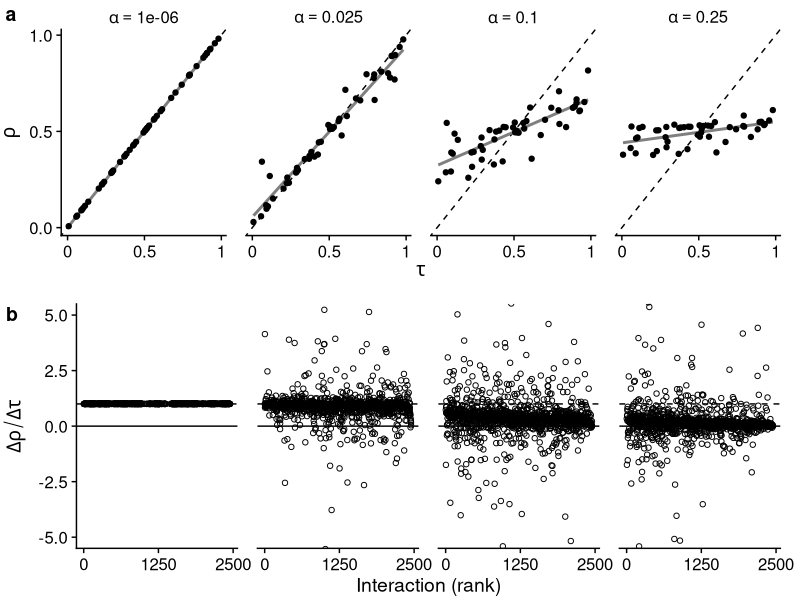

This figure's R source: (Note: this script raises an error after producing the figure.)
#!/usr/bin/env Rscript

library(tidyverse)
library(patchwork)
library(cowplot)
rlm <- MASS::rlm

set.seed(77845)

n <- 50
slope <- 1
grid_size <- 1

# Put points on a grid
unit_data <- tibble(
  id = 1:n,
  use = runif(n, 0, 1),
  x = runif(n, 0, grid_size),
  y = runif(n, 0, grid_size)
)

build_cross <- function(unit_data, alpha) {
  # cross the raw unit data
  cross_data <- crossing(
    rename_all(unit_data, ~ str_c(., ".1")),
    rename_all(unit_data, ~ str_c(., ".2"))
  ) %>%
    mutate(
      dist = sqrt((x.1 - x.2) ** 2 + (y.1 - y.2) ** 2),
      weight = exp(-dist / alpha),
      interaction_rank = rank(weight, ties.method = "first")
    )

  stopifnot(nrow(cross_data) == nrow(unit_data) ** 2)

  # use the crossed data to get the observed resistance in every unit
  unit_data <- cross_data %>%
    # get the resistance that every place would have, in a vacuum
    mutate(res0 = slope * use.2) %>%
    group_by(id.1) %>%
    # get actual resistance as weighted mean
    summarize(
      use = unique(use.1),
      res = weighted.mean(res0, weight)
    ) %>%
    select(id = id.1, use, res)

  # look at the observed data with respect to distance
  dist_data <- cross_data %>%
    select(id.1, id.2, dist, interaction_rank) %>%
    left_join(rename_all(unit_data, ~ str_c(., ".1")), by = "id.1") %>%
    left_join(rename_all(unit_data, ~ str_c(., ".2")), by = "id.2") %>%
    mutate(
      d_use = use.1 - use.2,
      d_res = res.1 - res.2,
      dr_du = d_res / d_use
    ) %>%
    filter(id.1 != id.2, d_use >= 0) %>%
    select(id.1, id.2, dr_du, dist, interaction_rank)

  list(
    unit_data = unit_data,
    dist_data = dist_data
  )
}

compare_deciles <- function(dist_data) {
  dist_data %>%
    mutate(decile = ntile(dist, 10)) %>%
    filter(decile %in% c(1, 10)) %>%
    group_by(decile) %>%
    summarize_at("dr_du", median) %>%
    with({ dr_du[decile == 1] / dr_du[decile == 10] })
}

rlm_slope <- possibly(
  function(dist_data) {
    model <- rlm(dr_du ~ interaction_rank, data = dist_data)
    coef(model)["interaction_rank"]
  },
  NA_real_
)

alphas <- c(1e-6, 0.025, 0.1, 0.25)

results <- tibble(alpha = alphas) %>%
  mutate(
    data = map(alpha, ~ build_cross(unit_data, .)),
    unit_data = map(data, ~ .$unit_data),
    dist_data = map(data, ~ .$dist_data),
    slope = map_dbl(dist_data, rlm_slope),
    decile_ratio = map_dbl(dist_data, compare_deciles),
    cor = map(dist_data, ~ cor.test(.$dr_du, .$dist, method = "spearman")),
    cor_p = map_dbl(cor, ~ .$p.value)
  )

lim <- 5

unit_plot <- results %>%
  select(alpha, unit_data) %>%
  mutate_at("alpha", ~ fct_inorder(str_c("alpha == ", .))) %>%
  unnest(cols = unit_data) %>%
  ggplot(aes(use, res)) +
  facet_wrap(vars(alpha), nrow = 1, labeller = label_parsed) +
  geom_abline(slope = slope, linetype = 2, color = "black") +
  stat_smooth(method = "lm", color = "gray50", se = FALSE) +
  geom_point() +
  scale_x_continuous(
    name = expression(tau),
    breaks = c(0, 0.5, 1),
    labels = c("0", "0.5", "1")
  ) +
  scale_y_continuous(
    name = expression(rho),
    breaks = c(0, 0.5, 1)
  ) +
  theme_cowplot() +
  theme(
    strip.background = element_blank(),
    plot.margin = margin(1, 5, 5, 1, "mm"),
    panel.spacing = unit(1, "lines")
  )

pair_plot <- results %>%
  select(alpha, dist_data) %>%
  mutate_at("alpha", ~ fct_inorder(str_c("alpha == ", .))) %>%
  unnest(cols = dist_data) %>%
  ggplot(aes(interaction_rank, dr_du)) +
  facet_wrap(vars(alpha), nrow = 1, labeller = label_parsed) +
  geom_point(shape = 1) +
  geom_hline(yintercept = slope, linetype = 2, color = "black") +
  geom_hline(yintercept = 0, linetype = 1, color = "black") +
  stat_smooth(method = "rlm", color = "red", linetype = 2, se = FALSE) +
  coord_cartesian(ylim = c(-1, 1) * lim) +
  scale_x_continuous(
    name = "Interaction (rank)",
    breaks = c(0, n ** 2 / 2, n ** 2)
  ) +
  labs(y = expression(Delta * rho / Delta * tau)) +
  theme_cowplot() +
  theme(
    strip.background = element_blank(),
    strip.text = element_blank(),
    plot.margin = margin(1, 5, 1, 1, "mm"),
    panel.spacing = unit(1, "lines")
  )

plot <- plot_grid(unit_plot, pair_plot, labels = c("a", "b"), nrow = 2)

ggsave("fig/grid-sim-plot.pdf", plot = plot)

results %>%
  select(alpha, cor_p, decile_ratio) %>%
  write_tsv("results/grid-sim-results.tsv")
